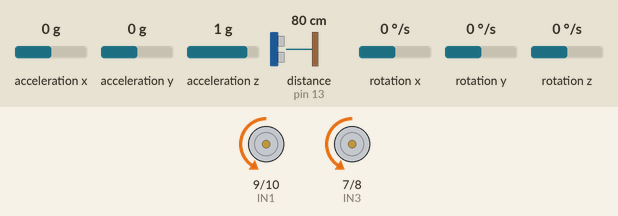
This sketch was run on a simulated Arduino Uno, built with avr-gcc and run on an emulated ATmega328P. Parts: motor-driver pin pairs drawn as motors (green arrow = first pin HIGH = forward, orange = second pin HIGH = backward, longer = more drive, scaled by the enable pin). Wiring (inferred from the names in the program): ultrasonic range finder: trigger pin 12; echo pin 13. Inputs (shaded band) come from the test bench; at power-on: acceleration z 1 g, distance to the obstacle (sensor on pin 13) 80 cm, acceleration x 0 g, acceleration y 0 g, rotation x 0 °/s, rotation y 0 °/s, rotation z 0 °/s. The echo pulse lasts 58.3 µs per cm; what the sketch prints to the serial monitor is not drawn.

Above: at 1.2 s.
1.3 s: acceleration z set to 0.2 g
4.3 s: acceleration z set to -0.1 g
At 4.51 s:
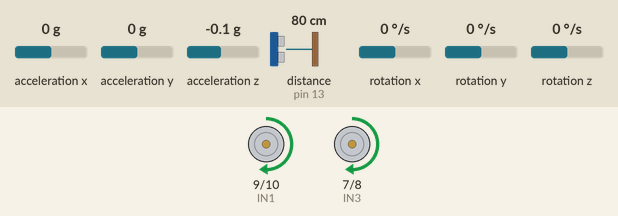
7.3 s: distance to the obstacle (sensor on pin 13) set to 2 cm
At 7.56 s:
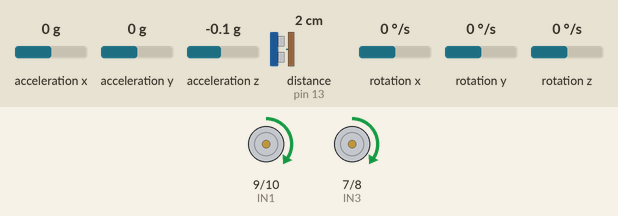
10.3 s: distance to the obstacle (sensor on pin 13) set to 250 cm
At 10.54 s:
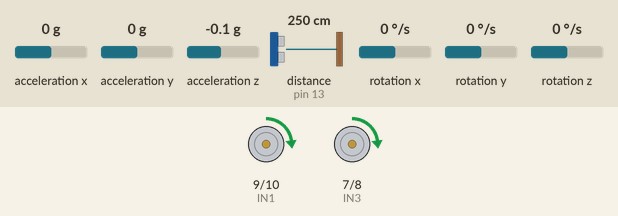
13.3 s: acceleration z set to 0.8 g
At 13.47 s:
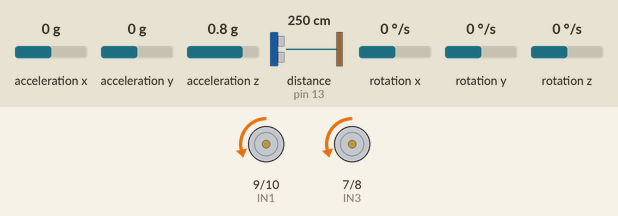
16.3 s: distance to the obstacle (sensor on pin 13) set to 4 cm
Timing chart, 0 to 20.3 s (numbered marks = the images above; inputs shaded):
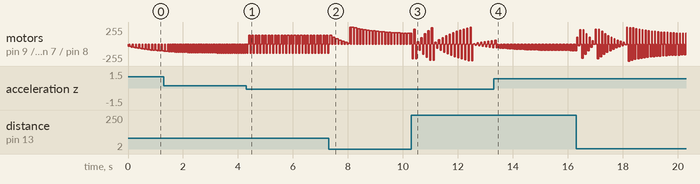

Measured:
- the behaviour switches between 0.1 and 0 g on acceleration z (found by bisection; images 0 and 1)

The sketch:

PIDdiscreto.ino
```cpp
// Librerias I2C para controlar el mpu6050
// la libreria MPU6050.h necesita I2Cdev.h, I2Cdev.h necesita Wire.h
#include "I2Cdev.h"
#include "MPU6050.h"
#include "Wire.h"
// La dirección del MPU6050 puede ser 0x68 o 0x69, dependiendo
// del estado de AD0. Si no se especifica, 0x68 estará implicito
MPU6050 sensor;
#define echoPin 13 // attach pin D2 Arduino to pin Echo of HC-SR04
#define trigPin 12 //attach pin D3 Arduino to pin Trig of HC-SR04

// Valores RAW (sin procesar) del acelerometro  en los ejes x,y,z
int ax, ay, az;
int gx, gy, gz;
//Variables Globales
long duration; // variable for the duration of sound wave travel
int distance; // variable for the distance measurement
int velocidad;
int pwmCarrito;
int pwmPendulo;
int angulo;
float Mkc=0;
float Mkp;


float Ts=0.015; //Calculamos tiempo de muestreo

//Valores PID Discreto Pendulo
float kpp=-54.8683679286121;
float kip=2.04775747078051;
float kdp=0.0904146272305055;
float Np=83.9576991418546;
//Valores PID Discreto Carrito
float kpc=0.0857737044561583;
float kic=0.0832220773397635;
float kdc=1.96746042698113;
float Nc=7.47498988089675;
//Valores para p0-p4 Topologia Ideal Pendulo
float p0p=kpp;
float p1p=(kpp*kip)*(Ts/2);
float p2p=(2*Np*kpp*kdp);
float p3p=(2+(Np*Ts));
float p4p=(Np*Ts)-2;
//Valores b0-b2 y a0-a2 para funcion antes de inversa Z Pendulo
float b0p=(p0p*p3p)+(p1p*p3p)+(p2p);
float b1p=(-p0p*p3p)+(p0p*p4p)+(p1p*p3p)+(p1p*p4p)-(2*p2p);
float b2p=(-p0p*p4p)+(p1p*p4p)+(p2p);
float a0p=p3p;
float a1p=(-p3p+p4p);
float a2p=-p4p;
//Valores para p0-p4 Topologia Ideal Carrito
float p0c=kpc;
float p1c=(kpc*kic)*(Ts/2);
float p2c=(2*Nc*kpc*kdc);
float p3c=(2+(Nc*Ts));
float p4c=(Nc*Ts)-2;
//Valores b0-b2 y a0-a2 para funcion antes de inversa Z Carrito
float b0c=(p0c*p3c)+(p1c*p3c)+(p2c);
float b1c=(-p0c*p3c)+(p0c*p4c)+(p1c*p3c)+(p1c*p4c)-(2*p2c);
float b2c=(-p0c*p4c)+(p1c*p4c)+(p2c);
float a0c=p3c;
float a1c=(-p3c+p4c);
float a2c=-p4c;

// Motor Derecha
int ENA = 5;
int IN1 = 9;
int IN2 = 10;

// Motor Izquierda
int ENB = 6;
int IN3 = 7;
int IN4 = 8;

//Initial conditions Pendulo
float Mk1p=0,Mk2p=0, Ek1p=0, Ek2p=0;
//Initial conditions Carrito
float Mk1c=0,Mk2c=0, Ek1c=0, Ek2c=0;


void setup ()
{
  Serial.begin(9600);    //Iniciando puerto serial
  Wire.begin();           //Iniciando I2C
  sensor.initialize();    //Iniciando el acelerometro
  // Declaramos los pines como salidas
  pinMode (ENA, OUTPUT);
  pinMode (ENB, OUTPUT);
  pinMode (IN1, OUTPUT);
  pinMode (IN2, OUTPUT);
  pinMode (IN3, OUTPUT);
  pinMode (IN4, OUTPUT);
  pinMode(trigPin, OUTPUT); // Trigger pin como output
  pinMode(echoPin, INPUT); // Echo pin como input

  if (sensor.testConnection()) Serial.println("Sensor iniciado correctamente");
  else Serial.println("Error al iniciar el sensor");
}
void loop ()
{
  LecturaSensores();
  //Se estabiliza el carrito a una posicion deseada en CM
  float setPointcarrito=40;
  //Calculamos los valores de los errores para cada uno de los PID
  float Ekp=(Mkc+5)-angulo;
  float Ekc=setPointcarrito-distance;

  //PID pendulo
  Mkp=((-a1p*Mk1p)-(a2p*Mk2p)+(b0p*Ekp)+(b1p*Ek1p)+(b2p*Ek2p))/a0p;
  //PID carrito
  Mkc=((-a1c*Mk1c)-(a2c*Mk2c)+(b0c*Ekc)+(b1c*Ek1c)+(b2c*Ek2c))/a0c;


  //si x es 1 calculamos pwm carrito, si x es 2 calculamos pwm pendulo
  CalcularPWM(1,Mkc);
  CalcularPWM(2,Mkp);
  //Llamamos a la funcion Mover Carrito para mover el carro a la posicion deseada
  MoverCarrito(Ekc,pwmCarrito);
  //Llamamos a la funcion MoverPendulo para mover el pendulo a la posicion deseada
  if(-2>Ekc<2){
     MoverPendulo(angulo,pwmCarrito);
  }


  //Retroalimentacion de valores de Mk y Ek Pendulo
  Ek2p=Ek1p;Ek1p=Ekp;Mk2p=Mk1p;Mk1p=Mkp;
  //Retroalimentacion de valores de Mk y Ek Carrito
  Ek2c=Ek1c;Ek1c=Ekc;Mk2c=Mk1c;Mk1c=Mkc;

}
void Adelante (int pwm)
{

  //Direccion de motor 1
  digitalWrite (IN1, HIGH);
  digitalWrite (IN2, LOW);
  analogWrite (ENA, pwm); //Velocidad de motor 1
  //Direccion de motor 2
  digitalWrite (IN3, HIGH);
  digitalWrite (IN4, LOW);
  analogWrite (ENB, pwm); //Velocidad de motor 2

}

void Atras (int pwm)
{
  //Direccion de motor 1
  digitalWrite (IN1, LOW);
  digitalWrite (IN2, HIGH);
  analogWrite (ENA, pwm);  //Velocidad de motor 1
  //Direccion de motor 2
  digitalWrite (IN3, LOW);
  digitalWrite (IN4, HIGH);
  analogWrite (ENB, pwm); //Velocidad de motor 2
}

void Parar ()
{
  //Direccion de motor 1
  digitalWrite (IN1, LOW);
  digitalWrite (IN2, LOW);
  analogWrite (ENA, 0); //Velocidad de motor 1
  //Direccion de motor 2
  digitalWrite (IN3, LOW);
  digitalWrite (IN4, LOW);
  analogWrite (ENB, 0); //Velocidad de motor 2

}

void LecturaSensores(){

  // Leer las aceleraciones del acelerometro
  sensor.getAcceleration(&ax, &ay, &az);
  angulo=map(az,-32768,32768,-90,90);
  // Ponemos Trigger en low
  digitalWrite(trigPin, LOW);
  delayMicroseconds(2);
  // Ponemos trigger en HIGH para poder iniciar la medicion del ultrasonico
  digitalWrite(trigPin, HIGH);
  delayMicroseconds(10);
  digitalWrite(trigPin, LOW);
  // Leemos el valor de echo
  duration = pulseIn(echoPin, HIGH);
  //Calculamos el valor de distancia del ultrasonico en CM
  distance = duration * 0.034 / 2;
  }

void CalcularPWM(int x,float PID){

    if(x==1){
     //Realizamos un map con los valores del PID del carrito para poder obtener el PWM nesecario para nuestros motores
      pwmCarrito=map(PID,-10,50,120,255);
    }
   else if(x==2){
    //Realizamos un map con los valores del PID del pendulo para poder obtener el PWM nesecario para nuestros motores
      pwmPendulo=map(PID,-1000,1000,140,180);

    }
}

void MoverCarrito(float error,int pwm){

    //Como su nombre lo indica esta funcion sirve para mover el carrito a la posicion deseada seteada mediante la variable setPointCarrito

    if(error<0){
        Atras(pwm);
        delay(30);
        Parar();
      }
    else if(error>0){
        Adelante(pwm);
        delay(30);
        Parar();
      }
    else if(-2>error<2){
        Parar();
        delay(50);
      }

  }
void MoverPendulo(float error,int pwm){
    //Como su nombre lo indica esta funcion sirve para mover el carrito a la posicion deseada del pendulo para de esta forma el pendulo invertido se logre estabilizar de manera correcta
    delay(30);

    if(2<=error>=12){
        Parar();
        delay(30);
      }
    else if(error<2){
       Adelante(pwm);
       delay(50);
       Parar();
      }
    else if(error>12){

       Atras(pwm);
       delay(50);
       Parar();
      }

  }
```
